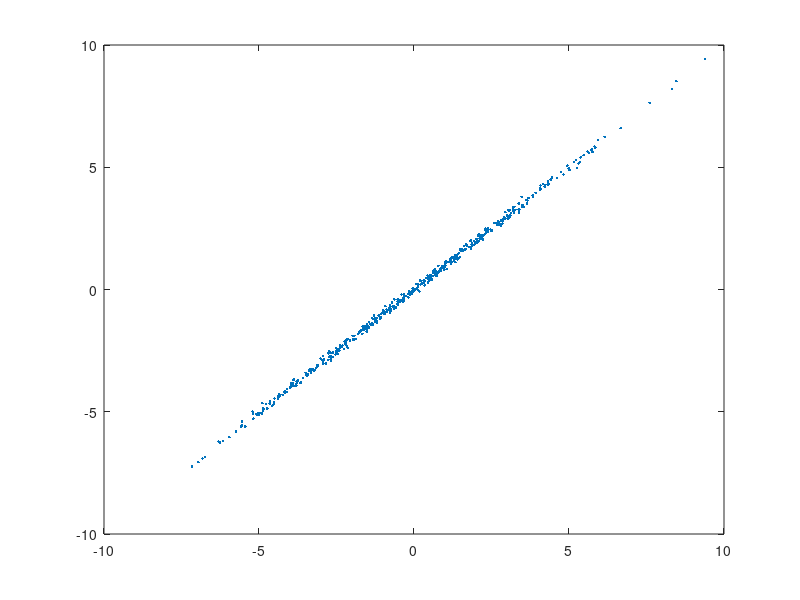

Write the MATLAB code that produced this figure. (Note: this script raises an error after producing the figure.)
% Another example of using SVM for linear regression
% This is better one

clear all

N = 1000; 
t = randn(N,10);
x = normalize(t);			% x is normalized t
w = randn(10, 1);			% random weights for multilinear regression

y = x * w + 0.1*randn(N,1);	% predicted variable % use t in place of x if you like

% train svm using first half of the data
model = svmtrain(y(1:N/2),x(1:N/2,:),['-s 4 -t 0 -h 0']);
% predict on the other half
z = svmpredict(y(N/2+1:end),x(N/2+1:end,:),model);
% get weights of 
w_svm = model.SVs' * model.sv_coef
b_svm = -model.rho
% display original weights
w

% plot predicted vs. original or whatever you like
figure('color','w'); plot(z, y(N/2+1:end), '.'); 
robustdemo(z, y(N/2+1:end))
% axis equal;axis square;
% figure('color','w'); plot(z - y(N/2+1:end), '.');
% figure('color','w');
% plot(x(1:N/2,:), y(1:N/2),'b.');
% hold on;
% plot(x(N/2+1:end,:), z, 'r.');
% legend('training','test');
% xlabel('x');
% ylabel('y');